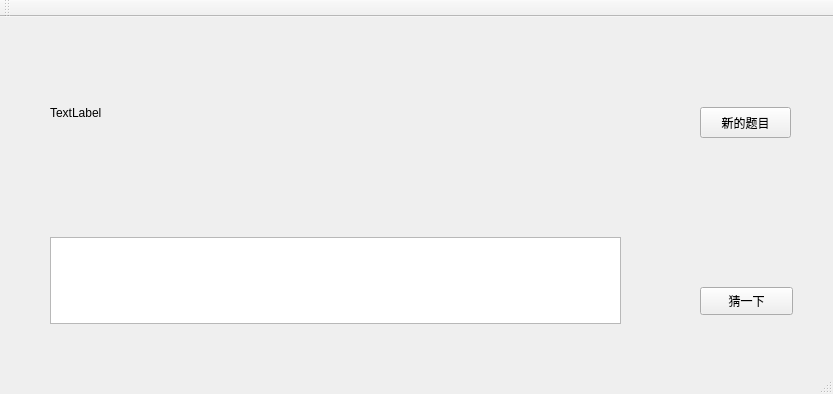
<?xml version="1.0" encoding="UTF-8"?>
<ui version="4.0">
 <class>MainWindow</class>
 <widget class="QMainWindow" name="MainWindow">
  <property name="geometry">
   <rect>
    <x>0</x>
    <y>0</y>
    <width>833</width>
    <height>394</height>
   </rect>
  </property>
  <property name="windowTitle">
   <string>MainWindow</string>
  </property>
  <widget class="QWidget" name="centralWidget">
   <widget class="QPushButton" name="pushButton">
    <property name="geometry">
     <rect>
      <x>700</x>
      <y>270</y>
      <width>93</width>
      <height>28</height>
     </rect>
    </property>
    <property name="text">
     <string>猜一下</string>
    </property>
   </widget>
   <widget class="QTextEdit" name="textEdit">
    <property name="geometry">
     <rect>
      <x>50</x>
      <y>220</y>
      <width>571</width>
      <height>87</height>
     </rect>
    </property>
    <property name="font">
     <font>
      <family>楷体</family>
      <pointsize>40</pointsize>
     </font>
    </property>
   </widget>
   <widget class="QLabel" name="label">
    <property name="geometry">
     <rect>
      <x>50</x>
      <y>30</y>
      <width>461</width>
      <height>131</height>
     </rect>
    </property>
    <property name="text">
     <string>TextLabel</string>
    </property>
   </widget>
   <widget class="QPushButton" name="pushButton_2">
    <property name="geometry">
     <rect>
      <x>700</x>
      <y>90</y>
      <width>91</width>
      <height>31</height>
     </rect>
    </property>
    <property name="text">
     <string>新的题目</string>
    </property>
   </widget>
  </widget>
  <widget class="QMenuBar" name="menuBar">
   <property name="geometry">
    <rect>
     <x>0</x>
     <y>0</y>
     <width>833</width>
     <height>23</height>
    </rect>
   </property>
  </widget>
  <widget class="QToolBar" name="mainToolBar">
   <attribute name="toolBarArea">
    <enum>TopToolBarArea</enum>
   </attribute>
   <attribute name="toolBarBreak">
    <bool>false</bool>
   </attribute>
  </widget>
  <widget class="QStatusBar" name="statusBar"/>
 </widget>
 <layoutdefault spacing="6" margin="11"/>
 <resources/>
 <connections/>
</ui>
